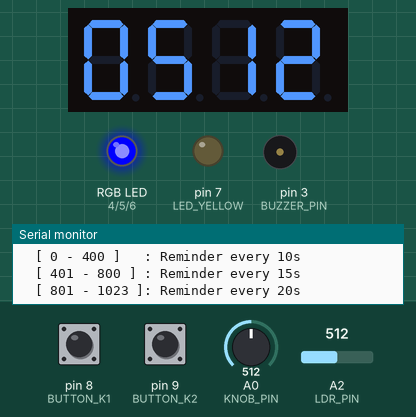
Simulated run of this sketch. Board: Arduino Uno, built with avr-gcc and run on an emulated ATmega328P. On the bench: 4-digit seven-segment display, an RGB LED mixed from three pins (HIGH = lit), output pins drawn as LEDs (lit = HIGH), buzzer (waves = sounding), the last lines printed to the serial monitor. Wiring (inferred from the names in the program): TM1637 display: clock pin 10; DIO pin 11. The inputs (shaded band) are chosen by the test bench; at power-on: pin 8 (BUTTON_K1) HIGH, pin 9 (BUTTON_K2) HIGH, A0 (KNOB_PIN) = 512, A2 (LDR_PIN) = 512. Pins used as bus, display or sensor lines are not drawn.

Above: at 1.5 s.
1.6 s: pin 8 (BUTTON_K1) pulled LOW for 0.15 s
At 3.4 s:
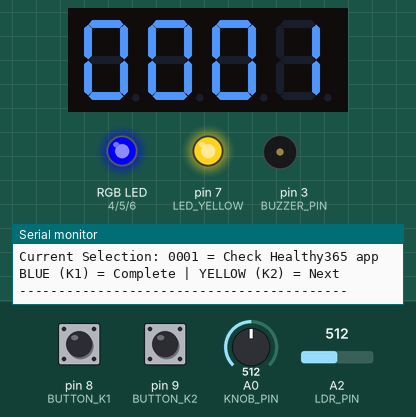
3.8 s: pin 8 (BUTTON_K1) pulled LOW for 1 s
At 5.7 s:
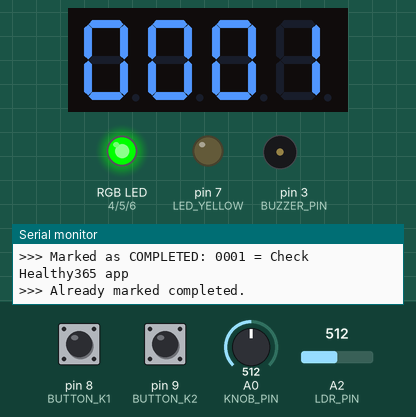
6.3 s: pin 9 (BUTTON_K2) pulled LOW for 0.15 s
At 7.8 s:
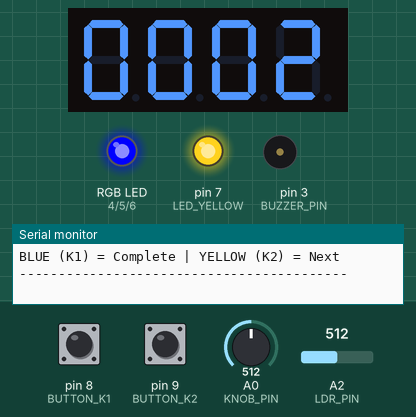
8.2 s: pin 9 (BUTTON_K2) pulled LOW for 0.15 s
At 8.7 s:
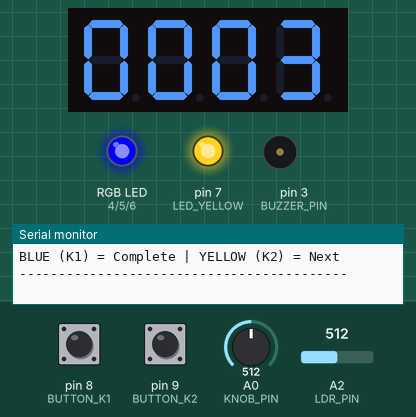
9.8 s: pin 9 (BUTTON_K2) pulled LOW for 0.15 s
At 10.3 s:
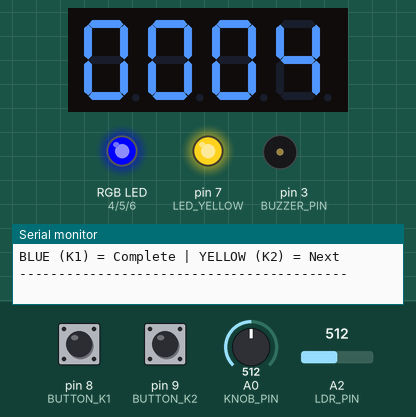
11.4 s: pin 8 (BUTTON_K1) pulled LOW for 0.15 s
At 12.5 s:
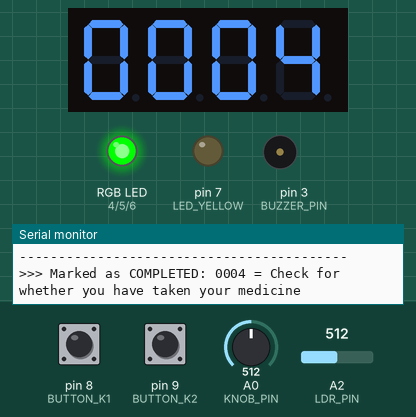
Timing chart, 0 to 14.0 s (numbered marks = the images above; inputs shaded):
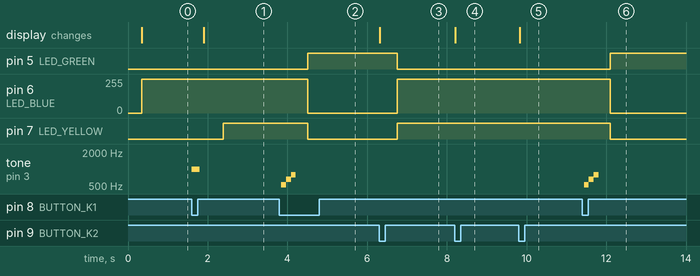

The sketch:

Define.ino
```cpp
// Pin Definitions
#define LED_RED 4
#define LED_GREEN 5
#define LED_BLUE 6
#define LED_YELLOW 7
#define BUTTON_K1 8   // Blue Button
#define BUTTON_K2 9   // Yellow Button
#define KNOB_PIN A0
#define LDR_PIN A2
#define BUZZER_PIN 3
#define DISPLAY_CLK 10
#define DISPLAY_DIO 11

// Global System Variables
bool isConfigMode = true;
int currentReminderIndex = 0;
bool isCompleted[4] = {false, false, false, false};
bool alertActive = false;
unsigned long lastBeepTime = 0;
int selectedPotValue = 0;
unsigned long activeInterval = 0; // Stores the selected interval from reminderfrequency()

// Arrays
const String reminderTitles[4] = {
  "0001 = Check Healthy365 app",
  "0002 = Check Singpass for any notifications",
  "0003 = Check for any outgoing bills notifications from gov.sg",
  "0004 = Check for whether you have taken your medicine"
};

const int displayCodes[4] = {1, 2, 3, 4};
const int completionMelody[3] = {523, 659, 784};
const int victoryMelody[5] = {523, 659, 784, 880, 1047};

// LDR Threshold
const int NORMAL_LDR_THRESHOLD = 900;

// Function Prototypes
unsigned long reminderfrequency(int knobValue);
void overduealert();
void showSetupInstructions();
void printReminderToSerial(int index);
void checkPeriodicBeep();
bool areAllCompleted();
void setLEDs(bool completed, bool alert, bool config, bool periodic);
void updateDisplayNumber(int number);

// =========================================================================
// SETUP
// =========================================================================
void setup() {
  Serial.begin(9600);

  pinMode(LED_RED, OUTPUT);
  pinMode(LED_GREEN, OUTPUT);
  pinMode(LED_BLUE, OUTPUT);
  pinMode(LED_YELLOW, OUTPUT);
  pinMode(BUZZER_PIN, OUTPUT);
  pinMode(DISPLAY_CLK, OUTPUT);
  pinMode(DISPLAY_DIO, OUTPUT);

  pinMode(BUTTON_K1, INPUT_PULLUP); // Blue
  pinMode(BUTTON_K2, INPUT_PULLUP); // Yellow
  pinMode(KNOB_PIN, INPUT);
  pinMode(LDR_PIN, INPUT);

  showSetupInstructions();
}

// =========================================================================
// MAIN LOOP
// =========================================================================
void loop() {
  int potValue = analogRead(KNOB_PIN);
  int ldrValue = analogRead(LDR_PIN);

  bool isBluePressed = (digitalRead(BUTTON_K1) == LOW);
  bool isYellowPressed = (digitalRead(BUTTON_K2) == LOW);

  // -----------------------------------------------------------------------
  // PHASE 1: CONFIGURATION MODE (KNOB SETUP)
  // -----------------------------------------------------------------------
  if (isConfigMode) {
    updateDisplayNumber(potValue);
    setLEDs(false, false, true, false); // Blue LED ON in config

    if (isBluePressed) {
      isConfigMode = false;
      selectedPotValue = potValue;
      activeInterval = reminderfrequency(selectedPotValue); // Uses custom logic
      lastBeepTime = millis(); // Reset timer start

      tone(BUZZER_PIN, 1000);
      delay(200);
      noTone(BUZZER_PIN);

      Serial.println(F("\n=============================================="));
      Serial.print(F(">>> Confirmed Knob Value: "));
      Serial.println(selectedPotValue);

      Serial.print(F(">>> Selected Interval: "));
      Serial.print(activeInterval / 1000);
      Serial.println(F(" seconds"));
      Serial.println(F("==============================================\n"));

      updateDisplayNumber(displayCodes[currentReminderIndex]);
      printReminderToSerial(currentReminderIndex);
      delay(300);
    }
    return;
  }

  // -----------------------------------------------------------------------
  // PHASE 2: MAIN REMINDER OPERATIONS
  // -----------------------------------------------------------------------

  // 1. Check if LDR detects senior left (LDR >= 900)
  if (ldrValue >= NORMAL_LDR_THRESHOLD && !areAllCompleted()) {
    if (!alertActive) {
      alertActive = true;
      Serial.println(F("\n⚠️ [ALERT] Senior absent/left device!"));
      Serial.println(F("⚠️ To silence: Return (LDR < 900) AND press BLUE button (K1)."));
    }
  }

  // 2. Continuous Safety Alert Active State
  if (alertActive) {
    if (ldrValue < NORMAL_LDR_THRESHOLD && isBluePressed) {
      alertActive = false;
      noTone(BUZZER_PIN);
      lastBeepTime = millis(); // Reset timer upon return

      Serial.println(F("\n=============================================="));
      Serial.println(F(">>> Alert Cleared: Senior is back!"));
      Serial.println(F("=============================================="));

      printReminderToSerial(currentReminderIndex);
      delay(300);
      return; // Stops press from completing reminder simultaneously
    } else {
      tone(BUZZER_PIN, 1000);
      setLEDs(isCompleted[currentReminderIndex], true, false, false);

      if (isBluePressed && ldrValue >= NORMAL_LDR_THRESHOLD) {
        Serial.println(F("⚠️ Cannot clear alert! Cover LDR sensor first (LDR < 900)."));
        delay(300);
      }
      return;
    }
  }

  // 3. Handle Yellow Button (K2) - Cycle Reminders & Reset Timer
  if (isYellowPressed) {
    currentReminderIndex = (currentReminderIndex + 1) % 4;
    lastBeepTime = millis(); // Reset interval timer when navigating

    updateDisplayNumber(displayCodes[currentReminderIndex]);
    printReminderToSerial(currentReminderIndex);
    delay(300);
  }

  // 4. Handle Blue Button (K1) - Mark Completed
  if (isBluePressed) {
    if (!isCompleted[currentReminderIndex]) {
      isCompleted[currentReminderIndex] = true;
      lastBeepTime = millis(); // Reset timer on completion

      Serial.print(F(">>> Marked as COMPLETED: "));
      Serial.println(reminderTitles[currentReminderIndex]);

      if (areAllCompleted()) {
        Serial.println(F("\n🎉 VICTORY! All reminders completed!"));
        for (int i = 0; i < 5; i++) {
          tone(BUZZER_PIN, victoryMelody[i]);
          delay(150);
        }
        noTone(BUZZER_PIN);
      } else {
        for (int i = 0; i < 3; i++) {
          tone(BUZZER_PIN, completionMelody[i]);
          delay(120);
        }
        noTone(BUZZER_PIN);
      }
    } else {
      Serial.println(F(">>> Already marked completed."));
    }
    delay(300);
  }

  // 5. Update Status LEDs
  setLEDs(isCompleted[currentReminderIndex], false, false, false);

  // 6. Handle Periodic Reminder Sound
  checkPeriodicBeep();

  delay(50);
}

// =========================================================================
// HELPER FUNCTIONS
// =========================================================================

// Custom Interval Function
unsigned long reminderfrequency(int knobValue) {
  unsigned long remindertime;
  if (knobValue <= 400) {
    remindertime = 10000; // 10s
  } else if (knobValue > 800) {
    remindertime = 20000; // 20s
  } else {
    remindertime = 15000; // 15s
  }
  return remindertime;
}

// Overdue Alert Function
void overduealert() {
  digitalWrite(LED_RED, HIGH);

  int frequencies[] = {800, 600, 400};
  int durations[] = {500, 600, 700};
  int numNotes = 3;

  do {
    for (int i = 0; i < numNotes; i++) {
    tone(BUZZER_PIN, frequencies[i], durations[i]);
    delay(durations[i]);
    }
  } while (digitalRead(BUTTON_K1) == HIGH);

  digitalWrite(LED_RED, LOW);

  delay(300);
  while (digitalRead(BUTTON_K1) == LOW); // Wait for release

  digitalWrite(LED_GREEN, HIGH);
  delay(2000);
  digitalWrite(LED_GREEN, LOW);
}

void showSetupInstructions() {
  Serial.println(F("=========================================================="));
  Serial.println(F("   Senior Assistive System Setup Mode                     "));
  Serial.println(F("=========================================================="));
  Serial.println(F("Turn KNOB to set assistance level, then press BLUE (K1):"));
  Serial.println(F("  [ 0 - 400 ]   : Reminder every 10s"));
  Serial.println(F("  [ 401 - 800 ] : Reminder every 15s"));
  Serial.println(F("  [ 801 - 1023 ]: Reminder every 20s\n"));
}

void printReminderToSerial(int index) {
  Serial.println(F("\n------------------------------------------"));
  Serial.print(F("Current Selection: "));

  switch (index) {
    case 0: Serial.println(reminderTitles[0]); break;
    case 1: Serial.println(reminderTitles[1]); break;
    case 2: Serial.println(reminderTitles[2]); break;
    case 3: Serial.println(reminderTitles[3]); break;
  }

  Serial.println(F("BLUE (K1) = Complete | YELLOW (K2) = Next"));
  Serial.println(F("------------------------------------------"));
}

void checkPeriodicBeep() {
  if (activeInterval > 0 && !areAllCompleted()) {
    if (millis() - lastBeepTime >= activeInterval) {
      Serial.println(F("🔔 [REMINDER] Time to complete your active reminder!"));

      // Play 3s alert
      tone(BUZZER_PIN, 1000);
      setLEDs(isCompleted[currentReminderIndex], false, false, true);
      delay(3000);

      // Auto-stop alert without user intervention
      noTone(BUZZER_PIN);
      setLEDs(isCompleted[currentReminderIndex], false, false, false);

      // Reset baseline timer AFTER the 3s alert finishes
      lastBeepTime = millis();
    }
  }
}

bool areAllCompleted() {
  for (int i = 0; i < 4; i++) {
    if (!isCompleted[i]) return false;
  }
  return true;
}

void setLEDs(bool completed, bool alert, bool config, bool periodic) {
  digitalWrite(LED_RED, LOW);
  digitalWrite(LED_GREEN, LOW);
  digitalWrite(LED_BLUE, LOW);
  digitalWrite(LED_YELLOW, LOW);

  if (config) {
    digitalWrite(LED_BLUE, HIGH);
  } else if (alert || periodic) {
    digitalWrite(LED_RED, HIGH);
  } else if (completed) {
    digitalWrite(LED_GREEN, HIGH);
  } else {
    digitalWrite(LED_BLUE, HIGH);
    digitalWrite(LED_YELLOW, HIGH);
  }
}

// Direct Bit-Banging TM1637 Display Driver Function
void updateDisplayNumber(int number) {
  const uint8_t digitMap[10] = {
    0x3f, 0x06, 0x5b, 0x4f, 0x66, 0x6d, 0x7d, 0x07, 0x7f, 0x6f
  };

  uint8_t segments[4];
  segments[0] = digitMap[(number / 1000) % 10];
  segments[1] = digitMap[(number / 100) % 10];
  segments[2] = digitMap[(number / 10) % 10];
  segments[3] = digitMap[number % 10];

  auto writeByte = [](uint8_t byte) {
    for (uint8_t i = 0; i < 8; i++) {
      digitalWrite(DISPLAY_CLK, LOW);
      digitalWrite(DISPLAY_DIO, (byte & 0x01) ? HIGH : LOW);
      byte >>= 1;
      digitalWrite(DISPLAY_CLK, HIGH);
    }
    digitalWrite(DISPLAY_CLK, LOW);
    digitalWrite(DISPLAY_DIO, HIGH);
    digitalWrite(DISPLAY_CLK, HIGH);
  };

  digitalWrite(DISPLAY_CLK, HIGH);
  digitalWrite(DISPLAY_DIO, HIGH);
  digitalWrite(DISPLAY_DIO, LOW);
  writeByte(0x40);
  digitalWrite(DISPLAY_CLK, LOW);
  digitalWrite(DISPLAY_DIO, LOW);
  digitalWrite(DISPLAY_CLK, HIGH);
  digitalWrite(DISPLAY_DIO, HIGH);

  digitalWrite(DISPLAY_CLK, HIGH);
  digitalWrite(DISPLAY_DIO, HIGH);
  digitalWrite(DISPLAY_DIO, LOW);
  writeByte(0xc0);
  for (uint8_t i = 0; i < 4; i++) {
    writeByte(segments[i]);
  }
  digitalWrite(DISPLAY_CLK, LOW);
  digitalWrite(DISPLAY_DIO, LOW);
  digitalWrite(DISPLAY_CLK, HIGH);
  digitalWrite(DISPLAY_DIO, HIGH);

  digitalWrite(DISPLAY_CLK, HIGH);
  digitalWrite(DISPLAY_DIO, HIGH);
  digitalWrite(DISPLAY_DIO, LOW);
  writeByte(0x88 | 0x07);
  digitalWrite(DISPLAY_CLK, LOW);
  digitalWrite(DISPLAY_DIO, LOW);
  digitalWrite(DISPLAY_CLK, HIGH);
  digitalWrite(DISPLAY_DIO, HIGH);
}
```

Measured:
- after the input at 1.6 s, pin 6 (LED_BLUE): 253/255 → 255/255 after 0.06 s; pin 7 (LED_YELLOW): LOW → HIGH after 0.79 s; tone on pin 3 (BUZZER_PIN): silent → 1000 Hz at once, → silent 0.20 s later; the display: changes after 0.31 s (image 1)
- after the input at 3.8 s, pin 5 (LED_GREEN): LOW → HIGH after 0.71 s; pin 6 (LED_BLUE): 255/255 → 0/255 after 0.71 s; pin 7 (LED_YELLOW): HIGH → LOW after 0.71 s; tone on pin 3 (BUZZER_PIN): silent → 523 Hz after 0.05 s, → 659 Hz 0.12 s later, → 784 Hz 0.12 s later, → silent 0.12 s later
- after the input at 6.3 s, pin 5 (LED_GREEN): HIGH → LOW after 0.46 s; pin 6 (LED_BLUE): 0/255 → 255/255 after 0.46 s; pin 7 (LED_YELLOW): LOW → HIGH after 0.46 s; the display: changes at once (image 3)
- after the input at 8.2 s, the display: changes at once (image 4)
- after the input at 9.8 s, the display: changes at once (image 5)
- after the input at 11.4 s, pin 5 (LED_GREEN): LOW → HIGH after 0.71 s; pin 6 (LED_BLUE): 255/255 → 0/255 after 0.71 s; pin 7 (LED_YELLOW): HIGH → LOW after 0.71 s; tone on pin 3 (BUZZER_PIN): silent → 523 Hz at once, → 659 Hz 0.12 s later, → 784 Hz 0.12 s later, → silent 0.12 s later
